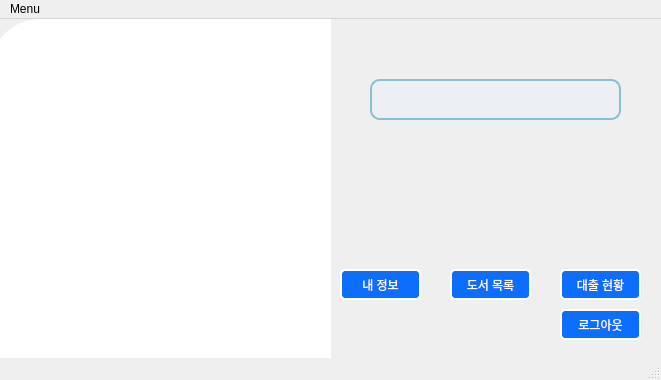
<?xml version="1.0" encoding="UTF-8"?>
<ui version="4.0">
 <class>MainWindow</class>
 <widget class="QMainWindow" name="MainWindow">
  <property name="geometry">
   <rect>
    <x>0</x>
    <y>0</y>
    <width>661</width>
    <height>380</height>
   </rect>
  </property>
  <property name="windowTitle">
   <string>MainWindow</string>
  </property>
  <widget class="QWidget" name="centralwidget">
   <widget class="QFrame" name="frame">
    <property name="geometry">
     <rect>
      <x>0</x>
      <y>0</y>
      <width>661</width>
      <height>341</height>
     </rect>
    </property>
    <property name="styleSheet">
     <string notr="true">border-top-left-radius:50px;
</string>
    </property>
    <property name="frameShape">
     <enum>QFrame::StyledPanel</enum>
    </property>
    <property name="frameShadow">
     <enum>QFrame::Raised</enum>
    </property>
    <widget class="QLabel" name="label">
     <property name="geometry">
      <rect>
       <x>-10</x>
       <y>0</y>
       <width>341</width>
       <height>341</height>
      </rect>
     </property>
     <property name="styleSheet">
      <string notr="true">background-color : white;
border-image : url(C:/Users/jdy08/Visual Studio Code/DataBaseLectureProject/uis/book.png);
border-top-left-radius:50px;
</string>
     </property>
     <property name="text">
      <string/>
     </property>
    </widget>
    <widget class="QPushButton" name="pushButtonMyInfo">
     <property name="geometry">
      <rect>
       <x>340</x>
       <y>250</y>
       <width>81</width>
       <height>31</height>
      </rect>
     </property>
     <property name="styleSheet">
      <string notr="true">QPushButton{
	background-color:#0d6efd;
	border:2px solid #fff;
	color:#fff;
	border-radius:5px;
	padding:6px;
}

QPushButton:hover,
QPushButton:clicked{
	background-color: #0b5ed7;
	border:2px solid #9ac3fe;
}</string>
     </property>
     <property name="text">
      <string>내 정보</string>
     </property>
    </widget>
    <widget class="QPushButton" name="pushButtonBookList">
     <property name="geometry">
      <rect>
       <x>450</x>
       <y>250</y>
       <width>81</width>
       <height>31</height>
      </rect>
     </property>
     <property name="styleSheet">
      <string notr="true">QPushButton{
	background-color:#0d6efd;
	border:2px solid #fff;
	color:#fff;
	border-radius:5px;
	padding:6px;
}

QPushButton:hover,
QPushButton:clicked{
	background-color: #0b5ed7;
	border:2px solid #9ac3fe;
}</string>
     </property>
     <property name="text">
      <string>도서 목록</string>
     </property>
    </widget>
    <widget class="QPushButton" name="pushButtonLoanStatus">
     <property name="geometry">
      <rect>
       <x>560</x>
       <y>250</y>
       <width>81</width>
       <height>31</height>
      </rect>
     </property>
     <property name="styleSheet">
      <string notr="true">QPushButton{
	background-color:#0d6efd;
	border:2px solid #fff;
	color:#fff;
	border-radius:5px;
	padding:6px;
}

QPushButton:hover,
QPushButton:clicked{
	background-color: #0b5ed7;
	border:2px solid #9ac3fe;
}</string>
     </property>
     <property name="text">
      <string>대출 현황</string>
     </property>
    </widget>
    <widget class="QPushButton" name="pushButtonLogOut">
     <property name="geometry">
      <rect>
       <x>560</x>
       <y>290</y>
       <width>81</width>
       <height>31</height>
      </rect>
     </property>
     <property name="styleSheet">
      <string notr="true">QPushButton{
	background-color:#0d6efd;
	border:2px solid #fff;
	color:#fff;
	border-radius:5px;
	padding:6px;
}

QPushButton:hover,
QPushButton:clicked{
	background-color: #0b5ed7;
	border:2px solid #9ac3fe;
}</string>
     </property>
     <property name="text">
      <string>로그아웃</string>
     </property>
    </widget>
    <widget class="QLabel" name="labelUserHello">
     <property name="geometry">
      <rect>
       <x>370</x>
       <y>60</y>
       <width>251</width>
       <height>41</height>
      </rect>
     </property>
     <property name="styleSheet">
      <string notr="true">color: #2E3440; /* 글자색 */
font-family: 'Arial'; /* 글꼴 */
font-size: 12pt; /* 글자 크기 */
font-weight: bold; /* 글자 굵기 */
text-align: center; /* 텍스트 정렬 */
background-color: #ECEFF4; /* 배경색 */
padding: 5px; /* 패딩 */
border-radius: 10px; /* 테두리 둥글게 */
border: 2px solid #88C0D0; /* 테두리 색과 굵기 */</string>
     </property>
     <property name="text">
      <string/>
     </property>
    </widget>
   </widget>
  </widget>
  <widget class="QMenuBar" name="menubar">
   <property name="geometry">
    <rect>
     <x>0</x>
     <y>0</y>
     <width>661</width>
     <height>22</height>
    </rect>
   </property>
   <widget class="QMenu" name="menuMenu">
    <property name="title">
     <string>Menu</string>
    </property>
    <addaction name="separator"/>
   </widget>
   <addaction name="menuMenu"/>
  </widget>
  <widget class="QStatusBar" name="statusbar"/>
 </widget>
 <resources/>
 <connections/>
</ui>
